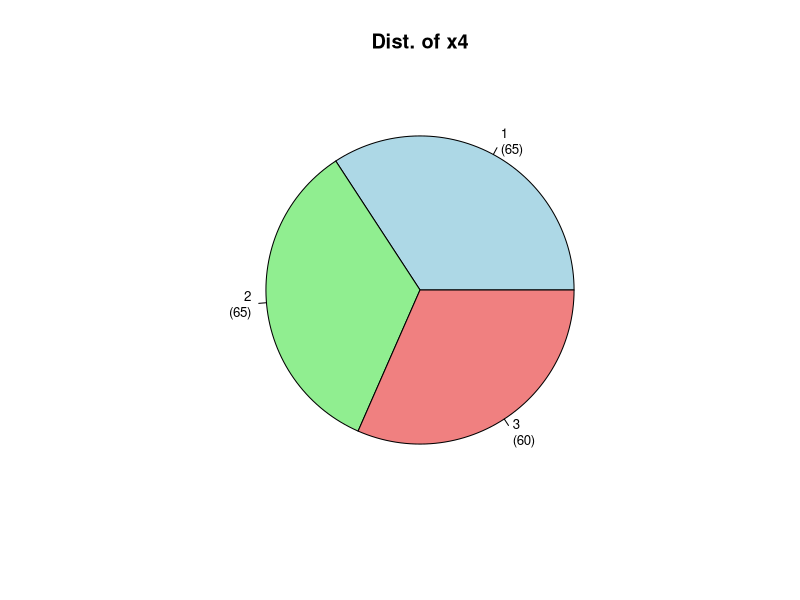
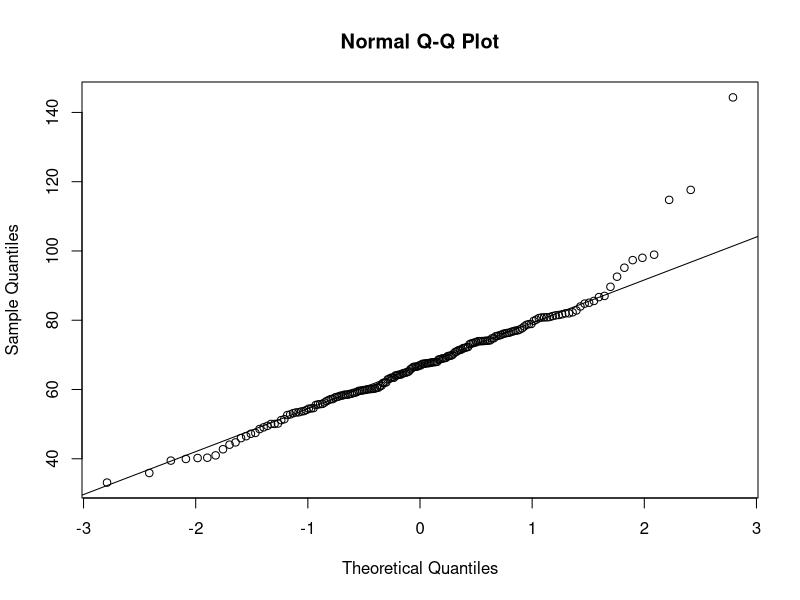
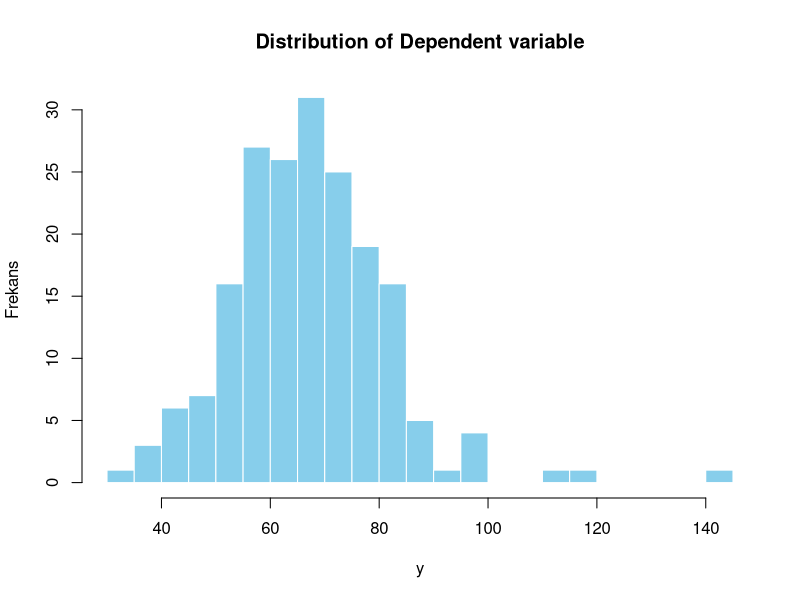
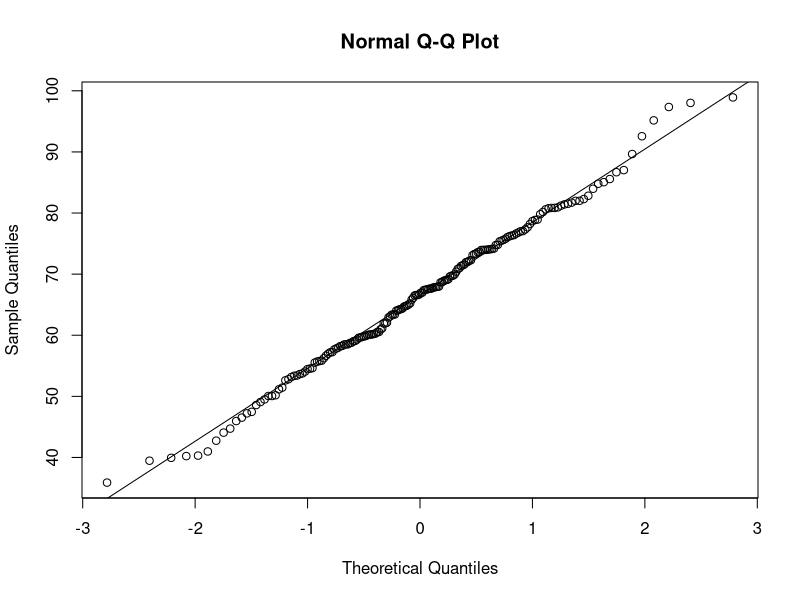
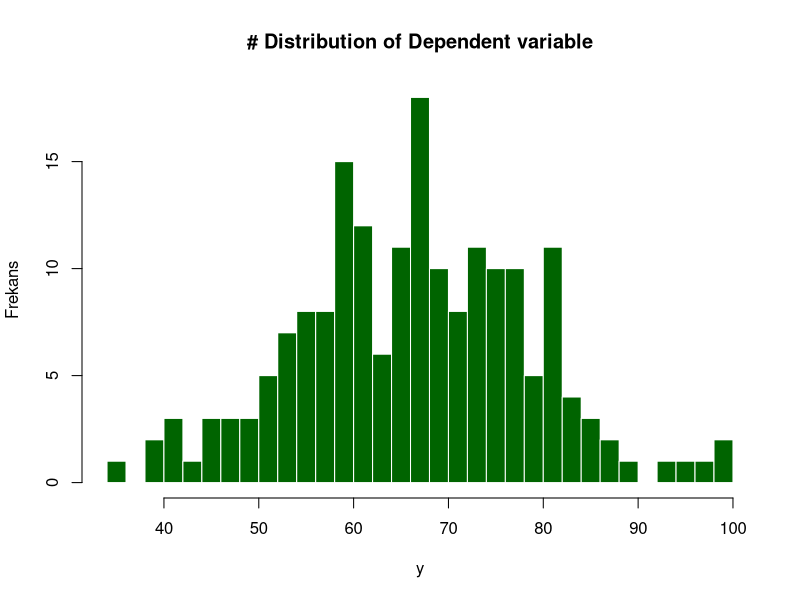
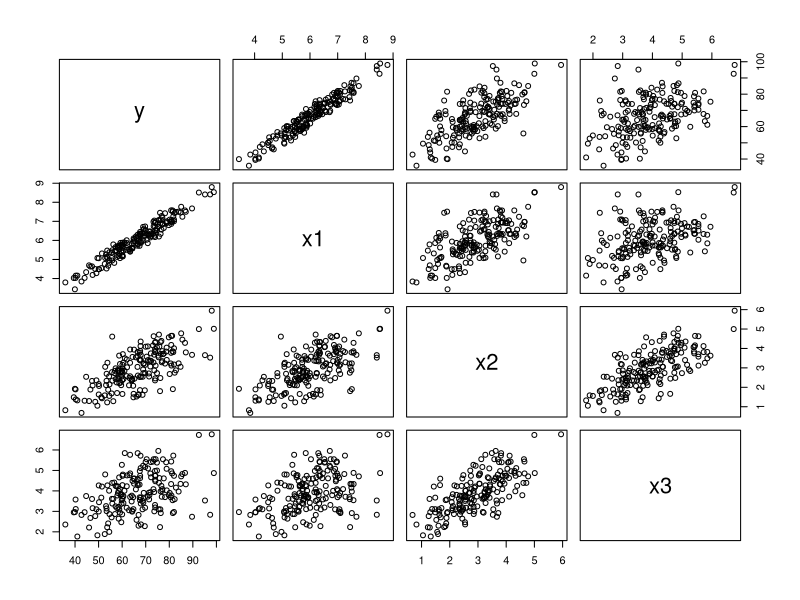
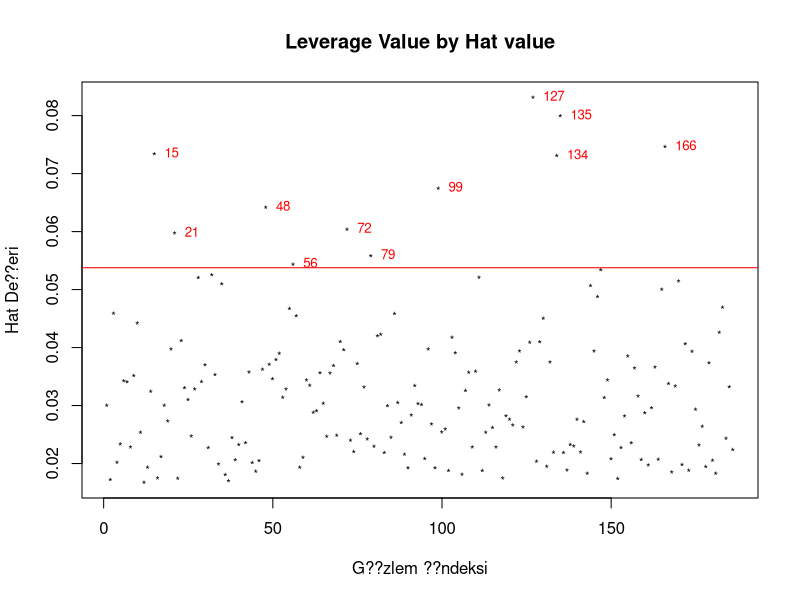
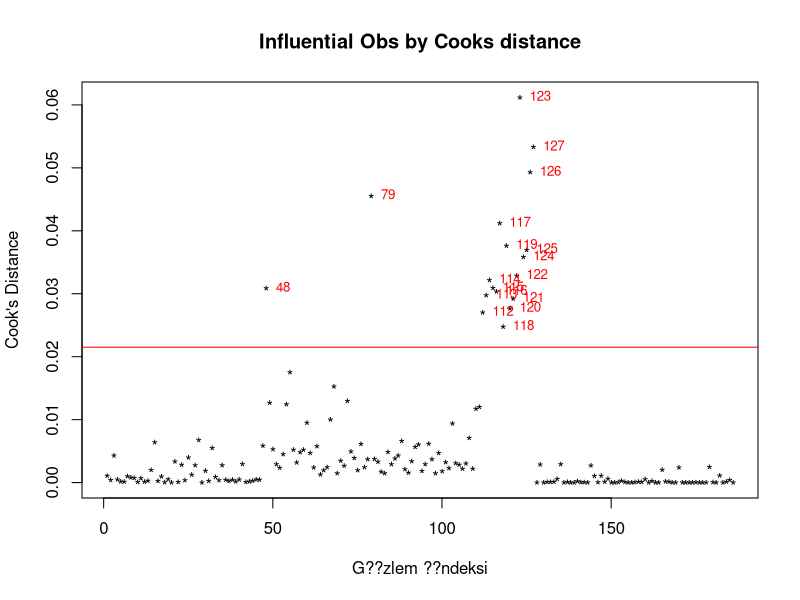

Source code (R) for these figures, in order:
setwd("C:/Users/taner/OneDrive/Masa\u00fcst\u00fc/projeler/regresyon/odev")
data <- read.table("data.txt", header = TRUE)

print(paste("Are there any missing values?", any(is.na(data))))

max_values <- apply(data[, !names(data) %in% "x4"], 2, max, na.rm = TRUE)
min_values <- apply(data[, !names(data) %in% "x4"], 2, min, na.rm = TRUE)

min_max_values <- rbind(Minimum = min_values, Maximum = max_values)


#2.Descriptive statistics
summary(data[, !names(data) %in% "x4"]) #x4 is categorical variable


counts <- table(data$x4)
labels <- paste0(names(counts), "\n(", counts, ")")
pie(counts,
    labels = labels,
    main = "Dist. of x4",
    col = c("lightblue", "lightgreen", "lightcoral"),
    cex = 0.8)

#percentage
print(round(prop.table(table(data$x4)) * 100, 2))


#normality assumption

#Check with qqplot
qqnorm(data$y)
qqline(data$y) 

#Lilliefors-corrected Kolmogorov???Smirnov test
library(nortest) #Install required libraries.
lillie_test_result <- lillie.test(data$y)
print(lillie_test_result) #The null hypothesis cannot be rejected; the data appears to follow a normal distribution

# Distribution of Dependent variable
hist(data$y, 
     main = "Distribution of Dependent variable",
     xlab = "y", 
     ylab = "Frekans",
     col = "skyblue",
     border = "white",
     breaks = 30)

# To detect extreme values, we applied the IQR technique, a robust method suitable for non-normally distributed data.
Q1 <- quantile(data$y, 0.25) 
Q3 <- quantile(data$y, 0.75) 
IQR_value <- Q3 - Q1      
lower_bound <- Q1 - 1.5 * IQR_value
upper_bound <- Q3 + 1.5 * IQR_value

# New data without outliers.
data <- subset(data, y >= lower_bound & y <= upper_bound)
rownames(data) <- NULL

#normality assumption

qqnorm(data$y)
qqline(data$y) 

#Lilliefors-corrected Kolmogorov???Smirnov test
lillie_test_result <- lillie.test(data$y)
print(lillie_test_result) #The null hypothesis cannot be rejected; the data appears to follow a normal distribution

# Distribution of Dependent variable
hist(data$y, 
     main = "# Distribution of Dependent variable",
     xlab = "y", 
     ylab = "Frekans",
     col = "darkgreen",
     border = "white",
     breaks = 30)


#Linearity between countinious variables
pairs(data[, !names(data) %in% "x4"])
cor(data[, !names(data) %in% "x4"])


#Multivariate Regression model.

data$x4 <- as.factor(data$x4)

model <- lm(y ~ x1 + x2 + x3 + x4,data=data)

#Function 
aykiri_degerler_tespit <- function(model) {
  # Gerekli fonksiyonlar genellikle 'stats' paketinden gelir ve R ile otomatik y??klenir.
  # stats:: ??n ekini kullanmak, fonksiyonlar??n do??ru paketten geldi??inden emin olmay?? sa??lar.
  
  # n: G??zlem say??s??
  n_obs <- stats::nobs(model)
  if (is.null(n_obs) || n_obs == 0) {
    stop("Modelden ge??erli bir g??zlem say??s?? (n) al??namad?? veya g??zlem yok.")
  }
  
  # k: Ba????ms??z de??i??ken say??s?? (sabit hari??)
  if (inherits(model, "lm")) {
    k_predictors <- length(attr(stats::terms(model), "term.labels"))
  } else {
    k_predictors <- length(stats::coef(model)) - 1
    warning("Model 'lm' tipinde de??il. k_predictors, katsay?? say??s??ndan (intercept d??????lerek) tahmin edildi. L??tfen do??rulu??unu kontrol edin.")
  }
  if (k_predictors < 0) k_predictors <- 0 
  
  # Model tan??lamalar?? i??in temel hesaplamalar
  inf <- stats::ls.diag(model) 
  
  # 1. Standartla??t??r??lm???? art??klar ile Ayk??r?? De??erler
  standartlastirilmis_aykiri <- which(inf$std.res > 2 | inf$std.res < -2)
  names(standartlastirilmis_aykiri) <- NULL 
  
  # 2. Student T??r?? art??klar ile Ayk??r?? De??erler
  studentized_residuals <- stats::rstudent(model)
  student_turu_aykiri <- which(studentized_residuals > 3 | studentized_residuals < -3)
  names(student_turu_aykiri) <- NULL
  
  # 3. G??zlem Uzakl?????? (Leverage/Hat values) -> U?? G??zlemler
  hat_values <- inf$hat 
  leverage_threshold <- 2 * (k_predictors + 1) / n_obs
  
  plot(hat_values, pch = "*", cex = 0.7, main = "Leverage Value by Hat value", 
       ylab = "Hat De??eri", xlab = "G??zlem ??ndeksi")
  abline(h = leverage_threshold, col = "red")
  
  labels_hat <- ifelse(hat_values > leverage_threshold, 
                       if(!is.null(names(hat_values))) names(hat_values) else 1:length(hat_values), 
                       "")
  text(x = 1:length(hat_values), y = hat_values, labels = labels_hat, col = "red", cex = 0.8, pos = 4)
  
  ucgozlemler <- which(hat_values > leverage_threshold)
  names(ucgozlemler) <- NULL
  
  # 4. Cook's distance -> Etkili G??zlemler
  cooksd <- stats::cooks.distance(model)
  df_residual <- n_obs - k_predictors - 1 
  cooks_threshold <- if (n_obs > 50) {
    4 / n_obs
  } else {
    if (df_residual > 0) 4 / df_residual else 1 
  }
  
  plot(cooksd, pch = "*", cex = 1, main = "Influential Obs by Cooks distance",
       ylab = "Cook's Distance", xlab = "G??zlem ??ndeksi")
  abline(h = cooks_threshold, col = "red")
  
  labels_cooks <- ifelse(cooksd > cooks_threshold, 
                         if(!is.null(names(cooksd))) names(cooksd) else 1:length(cooksd), 
                         "")
  text(x = 1:length(cooksd), y = cooksd, labels = labels_cooks, col = "red", cex = 0.8, pos = 4)
  
  etkili_degerler <- which(cooksd > cooks_threshold)
  names(etkili_degerler) <- NULL
  
  # T??m ????pheli g??zlem indekslerinin birle??imi (benzersiz ve s??ral??)
  vektor_listesi_supheli <- list(
    standartlastirilmis_aykiri, 
    student_turu_aykiri,      
    ucgozlemler,
    etkili_degerler
  )
  
  vektor_listesi_dolu <- Filter(function(x) length(x) > 0, vektor_listesi_supheli)
  
  cikarilacak_indexler_birlesim <- if (length(vektor_listesi_dolu) > 0) {
    sort(unique(Reduce(union, vektor_listesi_dolu)))
  } else {
    integer(0)
  }
  
  # ????kt??y?? liste olarak d??nd??r
  return(list(
    standartlastirilmis_aykiri = standartlastirilmis_aykiri,
    student_turu_aykiri = student_turu_aykiri,
    uc_gozlemler = ucgozlemler,
    etkili_degerler = etkili_degerler,
    tum_supheli_gozlemler_birlesim = cikarilacak_indexler_birlesim
  ))
}

data_artik_incelemesi <- aykiri_degerler_tespit(model)
print(data_artik_incelemesi)

#t??m ayk??r?? de??erlerin indexlerini alal??m
tum_supheli_gozlemler_birlesim <- data_artik_incelemesi$tum_supheli_gozlemler_birlesim
print(tum_supheli_gozlemler_birlesim)

#ayk??r??lar?? medyanla de??i??tirelim
data_yeni <- data 
# 2. Ayk??r?? indekslerin ge??erlili??ini kontrol et (pozitif ve data_yeni s??n??rlar?? i??inde)
if (exists("data_yeni") && exists("tum_supheli_gozlemler_birlesim")) {
  
  gecerli_aykiri_indeksler <- tum_supheli_gozlemler_birlesim[
    tum_supheli_gozlemler_birlesim > 0 & 
      tum_supheli_gozlemler_birlesim <= nrow(data_yeni)
  ]
  
  # 3. E??er ge??erli ayk??r?? indeks varsa i??leme devam et
  if (length(gecerli_aykiri_indeksler) > 0) {
    
    # 4. Veri ??er??evesindeki her bir s??tun i??in d??ng??
    for (sutun_idx in 1:ncol(data_yeni)) {
      
      # Mevcut s??tunun ad??n?? al
      sutun_adi_mevcut <- names(data_yeni)[sutun_idx]
      
      # 5. S??tunun say??sal olup olmad??????n?? VE "x4" OLMADI??INI kontrol et
      if (is.numeric(data_yeni[[sutun_idx]]) && sutun_adi_mevcut != "x4") {
        
        # 6. S??tunun medyan??n?? hesapla (NA de??erlerini g??z ard?? ederek)
        #    Medyan, o anki s??tun de??erleri ??zerinden hesaplan??r.
        sutun_medyani <- median(data_yeni[[sutun_idx]], na.rm = TRUE)
        
        # 7. Belirtilen ge??erli ayk??r?? sat??rlardaki bu s??tunun de??erini medyan ile de??i??tir
        data_yeni[gecerli_aykiri_indeksler, sutun_idx] <- sutun_medyani
        
        # print(paste("'", sutun_adi_mevcut, "' s??tunundaki ayk??r?? de??erler medyan (", round(sutun_medyani, 2), ") ile g??ncellendi.", sep=""))
      }
    }
    
    print(paste(length(gecerli_aykiri_indeksler), "sat??rdaki uygun say??sal s??tunlar??n (x4 s??tunu hari??) de??erleri, kendi s??tun medyanlar?? ile g??ncellendi."))
    
  } else {
    print("Sa??lanan ayk??r?? indeks listesi bo?? veya `data_yeni` i??in ge??erli indeks i??ermiyor. Veri ??er??evesinde de??i??iklik yap??lmad??.")
  }
  
} else {
  print("`data_yeni` veya `tum_supheli_gozlemler_birlesim` R ortam??nda bulunamad??. L??tfen tan??ml?? olduklar??ndan emin olun.")
}

#5. modelin kestirim denklemini yaz??n??z (std. hatalar?? ile), model anlaml??l??????n?? test ediniz. 
sonuc <- lm(y ~ x1 + x2 + x3 + x4, data = data_yeni)
summary(sonuc) 
#Regresyon katsay??lar?? i??in %99 g??ven aral??klar??n?? bulunuz ve yorumlay??n??z
confint(sonuc, level = 0.99)

inf = ls.diag(sonuc)
#De??i??en varyansl??l??k kontrol??

#grafiksel y??ntem
plot(predict (sonuc), inf$stud.res, ylab="Studentized Residuals", xlab="Predicted Value")
#rasgele da????l??yor de??i??en varyansl??l??k yok

summary(lm(abs(residuals(sonuc)) ~ fitted(sonuc)))  
# H0 model anlaml?? de??ildir.   p-de??eri > 0.05  H0 red edilemez model anlaml?? de??ildir.
# o y??zden de??i??en varyansl??l??k yok

#Test y??ntemiyle
library(lmtest)
bptest(sonuc) # Breusch-Pagan test
#H0 varyanslar homojendir p-de??eri > 0.05 H0 red edilemez varyanslar homojen
#de??i??en varyansl??l??k yoktur.


# ??z ili??ki sorununu inceleyiniz
plot(data_yeni$y,inf$stud.res, xlab="G??zlem ??ndeksi", ylab="Studentized Residuals")
plot(inf$stud.res[1:length(inf$stud.res)-1],inf$stud.res[2:length(inf$stud.res)],xlab = "i-1. student art??k",ylab="i. student art??k")
#yukar??daki grafik ile hatalar??n ili??kili oldu??u g??z??k??yor.


dwtest(sonuc) # Durbin-Watson testi
# DW = 0.25   H0 = ??zili??ki yok(p = 0)  p-de??eri < 0.05 H0 red pozitif ??zili??ki var

# epsilon(t) = p*epsilon(t-1) + u(t) do??rusal denklemi vard??r hatalar aras??nda
# dwtest sonucu p>0 ????kt??  -> p otokorelasyon parametresi

#11. ??oklu ba??lant?? sorununu incelemesi

library(car)
vif(sonuc) 
#VIF de??erleri hepsi 10 dan k??????k ??oklu ba??lant?? sorunu yok


#12 uyum kestirimi
secilen_gozlem <- data_yeni[10, ]
secilen_gozlem
# Tahmin edilen kar miktar??n?? bulma
uyum_degeri <- predict(sonuc, newdata = secilen_gozlem)
uyum_degeri

#13 ??n kestirim
library(dplyr)

# Yeni g??zlemi olu??tururken veri k??mesindeki x4 ile ayn?? d??zeyleri kullan:
yeni_gozlem_df <- data.frame(
  x1 = 6.0,
  x2 = 3.5,
  x3 = 4.0,
  x4 = factor("2", levels = levels(data_yeni$x4))  # Ayn?? d??zeyler!
)

# ??imdi filtreleme g??venli ??ekilde yap??labilir:
eslesen_satirlar <- data_yeni %>%
  filter(
    x1 == yeni_gozlem_df$x1,
    x2 == yeni_gozlem_df$x2,
    x3 == yeni_gozlem_df$x3,
    x4 == yeni_gozlem_df$x4
  )

# Sonu?? kontrol??
if (nrow(eslesen_satirlar) > 0) {
  print("Bu g??zlem veri k??mesinde ZATEN VAR.")
} else {
  print("Bu g??zlem veri k??mesinde YOK, yeni bir g??zlemdir.")
}
on_kestirim_degeri <- predict(sonuc, newdata = yeni_gozlem_df)
on_kestirim_degeri

#uyum kestirimi g??ven aral??????
uyum_kestirimi_guven <- predict(sonuc, newdata = secilen_gozlem, interval = "confidence",level= 0.95)
uyum_kestirimi_guven
on_kestirim_guven <- predict(sonuc, newdata = yeni_gozlem_df, interval = "prediction",level= 0.95)
on_kestirim_guven

## ??leriye Do??ru Se??im (Forward selection)
library(stats)
lm.null <- lm(y ~ 1 , data = data_yeni)
forward <- step(lm.null,y ~ x1 + x2 + x3 + x4, data = data_yeni,  direction = "forward")
forward
summary(forward)

## Geriye Do??ru Se??im (Backward elimination)
backward<-step(sonuc,direction="backward")
summary(backward)

## Ad??msal Se??im Y??ntemi (Stepwise elimination) 
library(MASS)
step.model <- stepAIC(sonuc, direction = "both", trace = FALSE)
summary(step.model)


#Ridge Regresyon 
library(MASS)
ridge <- lm.ridge(sonuc ,lambda = seq(0,1,0.05))
# Matplotlib ile grafi??i ??izecek kod
matplot(
  ridge$lambda,          # X ekseni: Lambda de??erleri
  t(ridge$coef),         # Y ekseni: Katsay??lar (beta)
  type = "l",            # ??izgi tipi: Lineer
  xlab = expression(lambda),  # X eksen etiketi: Lambda
  ylab = expression(hat(beta)), # Y eksen etiketi: Beta katsay??lar??
  col = rainbow(ncol(ridge$coef))  # Renkler: Farkl?? ba????ms??z de??i??kenler i??in farkl?? renkler
)
#x eksenine ridge deki lambdalar?? al. y i??in transpoz(t) ridge$coef al.
# Legend eklemek i??in:
legend(
  "topright",           # Konum: Grafik sa?? ??st k????esi
  legend = names(coef(sonuc)),  # Legend etiketleri: Ba????ms??z de??i??ken isimleri
  lty = 1,              # ??izgi tipleri: T??m?? d??z ??izgi
  col = rainbow(ncol(ridge$coef)),   # Renkler: Ayn?? matplot'taki renkler
  bty = "n"             # S??n??rlay??c?? kutu: Yok
)

abline(h=0,lwd=2)
ridge$coef


select(ridge)
#hangi lambda de??erini kullan??ca????m??za dair tahminler veriyor


ridge$coef[,ridge$lam == 0.05]
